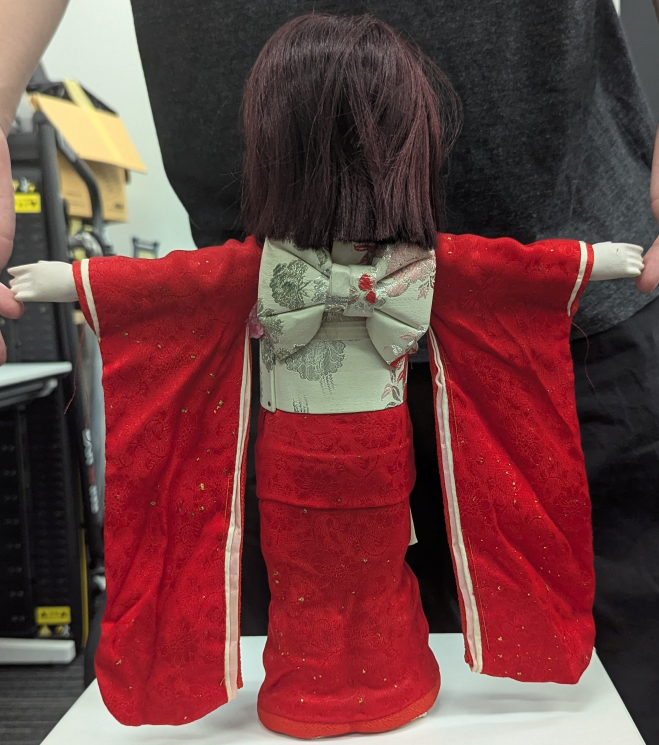
#> input picture tools/doll-model/photos/back.jpg, 1977 x 2235 px, given in place of mask_front.png, which was not available (shown at 1/3 size)
$ python bake.py
#> lines starting #> are read from the running program, lines starting #| are printed output that depends on the picture; pictures that were not available may be replaced by others from this repository, and a replacement may not be noted
### tools/doll-model/geom.py
# 殻の幾何を**1 箇所**に置く。shell.py（メッシュを作る）と texture.py（テクスチャを焼く）が
# 同じ式を使うための共有モジュール。
#
# ⚠ ここを分けて 2 箇所に書くと、**沈黙して食い違う**（このリポジトリが何度も踏んでいる形）。
#    テクスチャは「モデルのこの点が写真のどこに写っているか」を知らないと焼けないので、
#    幾何とテクスチャは同じ関数から導出する。
#
# 提供するもの:
#   Shell        … 行 j / 列 i から 3D 位置・法線・UV を返す（shell.py と同じ式）
#   Shell.uv_to_surface … アトラスのテクセル (u,v) から逆に表面点を引く（texture.py が使う）
#   photo_map()  … 高さ t ごとに写真の左右端を返す位置合わせ（profile.json 由来）
import cv2, numpy as np, json, os, math

HERE = os.path.dirname(os.path.abspath(__file__))

ROWS, COLS = 144, 34         # 縦の刻み / 各行の横分割
SLEEVE_THIN = 0.50           # 胴から張り出した部分（袖）の厚みを胴の何倍まで落とすか
BODY_HALF_N = 0.135          # 胴の半幅（全高 = 1 に正規化）。これより外を「張り出し」と見る
DOLL_H = 0.40
HAIR_BULGE = 0.24            # 髪は顔より前後に張り出す
FOOT_CUT = 0.014             # 足元の最下部を切る割合（台の潰れた面が乱れて見えるため）
TOP_ROUND = 0.085            # 頭頂を球で閉じる区間（全高に対する割合）

# アトラスの寸法。texture.py が atlas.json へ書き出し、shell.py が v の詰まりに使う。
# **ここが唯一の定義**（旧: texture.py と shell.py が別々に持っていて対で直す必要があった）。
HALF_W, BODY_H = 512, 1024
ARM_H = 160                       # 下段（手のストリップ）の高さ
TEX_W, TEX_H = HALF_W * 2, BODY_H + ARM_H
BODY_V0 = ARM_H / TEX_H
BODY_VS = 1.0 - BODY_V0
HALF_TEXEL_U = 0.5 / TEX_W
HALF_TEXEL_V = 0.5 / TEX_H


def _load_gray(name):
#> called with name = 'mask_front.png'
    p = os.path.join(HERE, name)
    im = cv2.imread(p, cv2.IMREAD_GRAYSCALE)
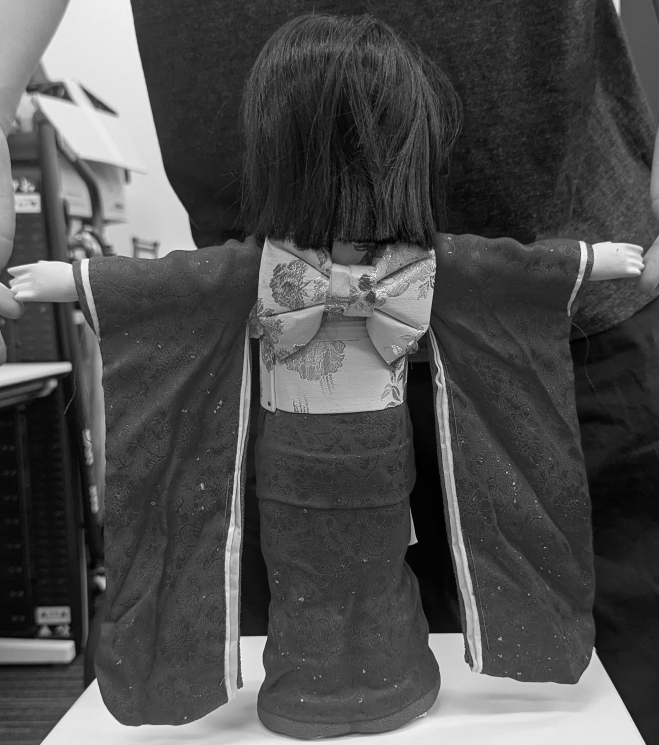
#> im: shape (2235, 1977) (shown at 1/3 size); min 0, max 255, mean 77.4
    if im is None:
        raise FileNotFoundError(p)
    return im


# [18 lines left out: function hair_region, not called in this run]


class Shell:
    """正面マスクを前後へ押し出した殻。shell.py の式をそのまま持つ。"""

    def __init__(self):
        m = _load_gray("mask_front.png")
        self.mask = m
        H, W = m.shape
#> H = 2235; W = 1977
        ys, xs = np.nonzero(m)
        self.x0, self.x1 = int(xs.min()), int(xs.max())
#> self.x0 = 0; self.x1 = 1976
        self.y0, self.y1 = int(ys.min()), int(ys.max())
#> self.y0 = 0; self.y1 = 2234
        self.bw = self.x1 - self.x0
#> self.bw = 1976
        self.bh = self.y1 - self.y0
#> self.bh = 2234
        self.scale = DOLL_H / self.bh
#> self.scale = 0.000179
        self.foot_px = self.bh * FOOT_CUT
#> self.foot_px = 31.28
        self.y1_mesh = self.y1 - self.foot_px
#> self.y1_mesh = 2202.7
        self.bh_mesh = self.bh - self.foot_px
#> self.bh_mesh = 2202.7
        self.body_half_px = BODY_HALF_N * self.bh
#> self.body_half_px = 301.6
        self.cxm = (self.x0 + self.x1) / 2
#> self.cxm = 988

#> (the run stopped early here; a loop or call above may not have finished)

$ run again, on tools/doll-model/photos/sideA.jpg
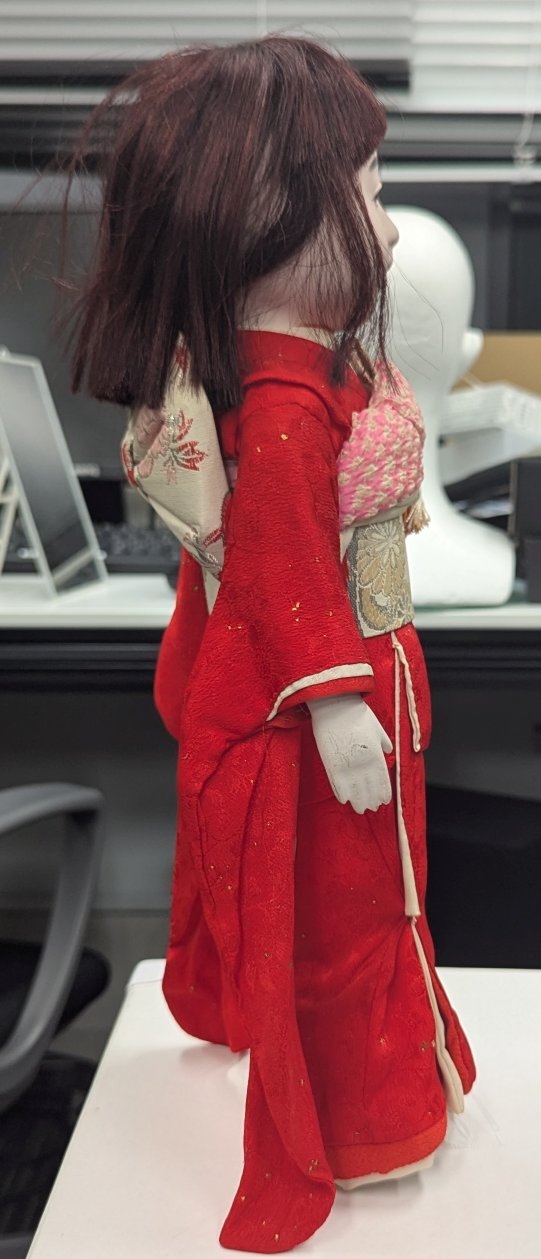
#> input picture tools/doll-model/photos/sideA.jpg, 1082 x 2517 px, given in place of mask_front.png, which was not available (shown at 1/2 size)
#> in _load_gray, `im = cv2.imread(p, cv2.IMREAD_GRAYSCALE)`:
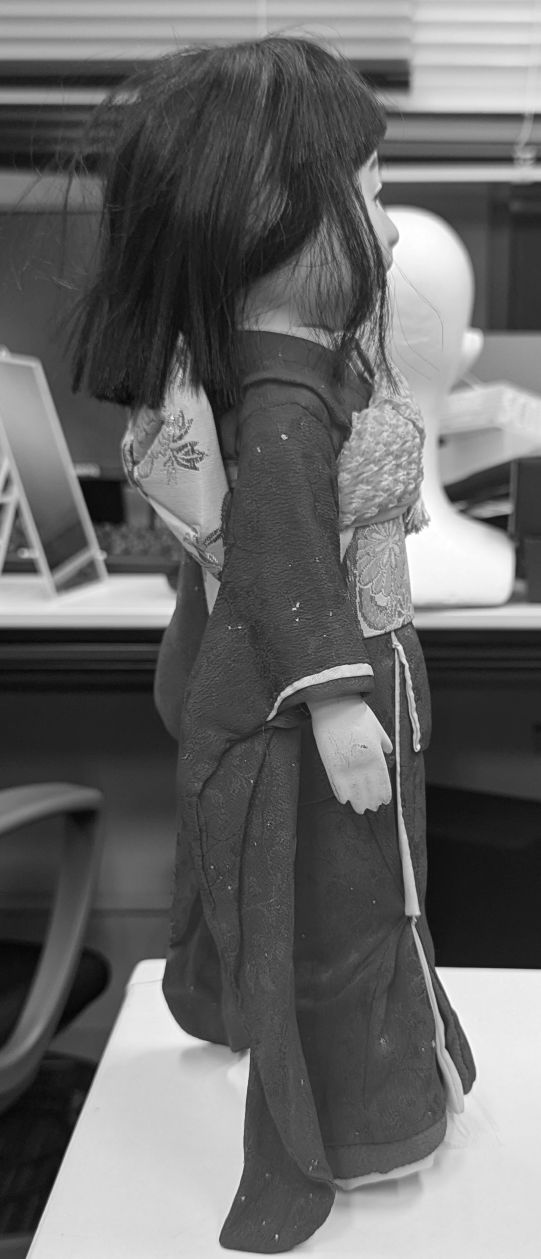
#> im: shape (2517, 1082) (shown at 1/2 size); min 1, max 255, mean 103.6
#> self.x0 = 0; self.x1 = 1081
#> self.y0 = 0; self.y1 = 2516
#> self.bw = 1081
#> self.bh = 2516
#> self.scale = 0.000159
#> self.foot_px = 35.22
#> self.y1_mesh = 2480.8
#> self.body_half_px = 339.7
#> self.cxm = 540.5

$ run again, on tools/doll-model/photos/sideB.jpg
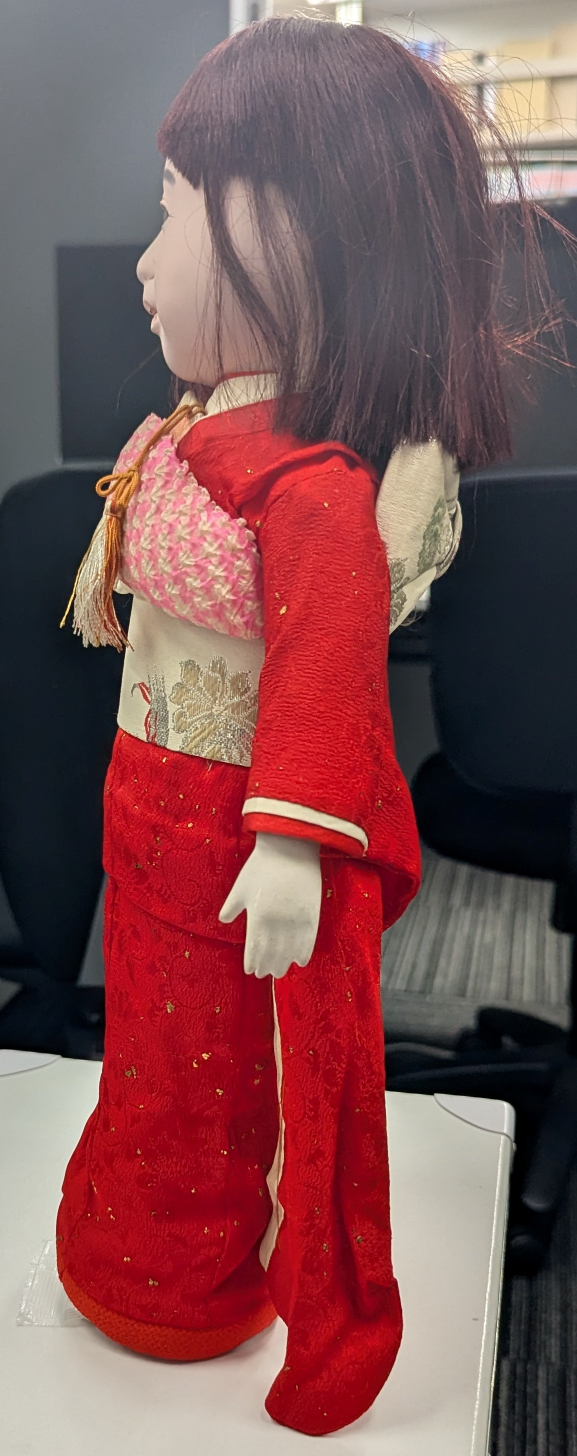
#> input picture tools/doll-model/photos/sideB.jpg, 1154 x 2912 px, given in place of mask_front.png, which was not available (shown at 1/2 size)
#> in _load_gray, `im = cv2.imread(p, cv2.IMREAD_GRAYSCALE)`:
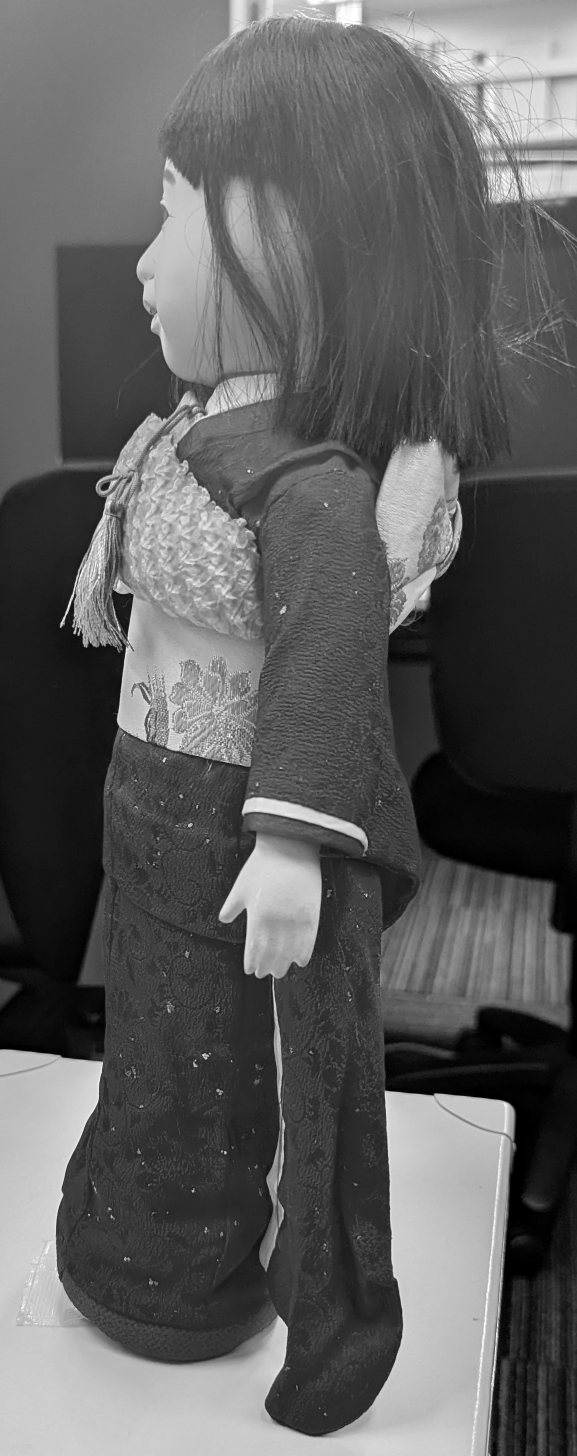
#> im: shape (2912, 1154) (shown at 1/2 size); min 0, max 255, mean 94.8
#> self.x0 = 0; self.x1 = 1153
#> self.y0 = 0; self.y1 = 2911
#> self.bw = 1153
#> self.bh = 2911
#> self.scale = 0.000137
#> self.foot_px = 40.75
#> self.y1_mesh = 2870.2
#> self.body_half_px = 393
#> self.cxm = 576.5
